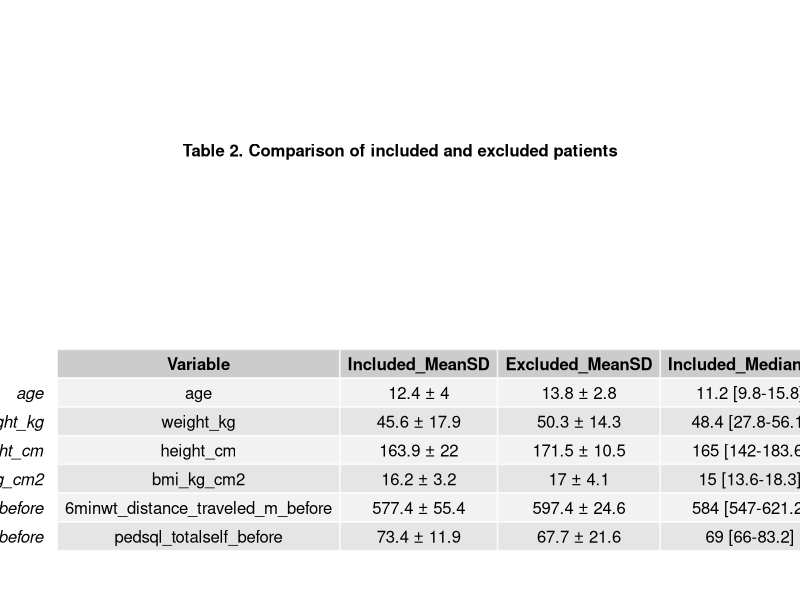

Reproduce this figure in R.
## ---- chunk 1
knitr::opts_chunk$set(echo = TRUE, warning = FALSE, message = FALSE)
## ---- chunk 2
# Load package
library(readxl)

# Import datasets
included_data <- read_excel("data/data_clean.xlsx")
excluded_data <- read_excel("data/data_excluded.xlsx")

# Check structure
str(included_data)
str(excluded_data)
## ---- chunk 3
# Function to format Mean ± SD
mean_sd <- function(x) {
  paste0(
    round(mean(x, na.rm=TRUE),1), " ± ",
    round(sd(x, na.rm=TRUE),1)
  )
}

# Function to format Median [IQR]
median_iqr <- function(x) {
  paste0(
    round(median(x, na.rm=TRUE),1), " [",
    round(quantile(x,0.25,na.rm=TRUE),1), "-",
    round(quantile(x,0.75,na.rm=TRUE),1), "]"
  )
}

# Variables
vars <- c("age", "weight_kg", "height_cm", "bmi_kg_cm2",
          "6minwt_distance_traveled_m_before",
          "pedsql_totalself_before")

# Build table
table_final <- data.frame(
  Variable = vars,
  Included_MeanSD = sapply(included_data[vars], mean_sd),
  Excluded_MeanSD = sapply(excluded_data[vars], mean_sd),
  Included_MedianIQR = sapply(included_data[vars], median_iqr),
  Excluded_MedianIQR = sapply(excluded_data[vars], median_iqr)
)

table_final

library(gridExtra)
library(grid)

pdf("figures/Table_2_Comparison_Included_Excluded.pdf", width=10, height=5)

grid.arrange(
  textGrob("Table 2. Comparison of included and excluded patients",
           gp=gpar(fontsize=12, fontface="bold")),
  tableGrob(table_final),
  ncol=1
)

dev.off()
